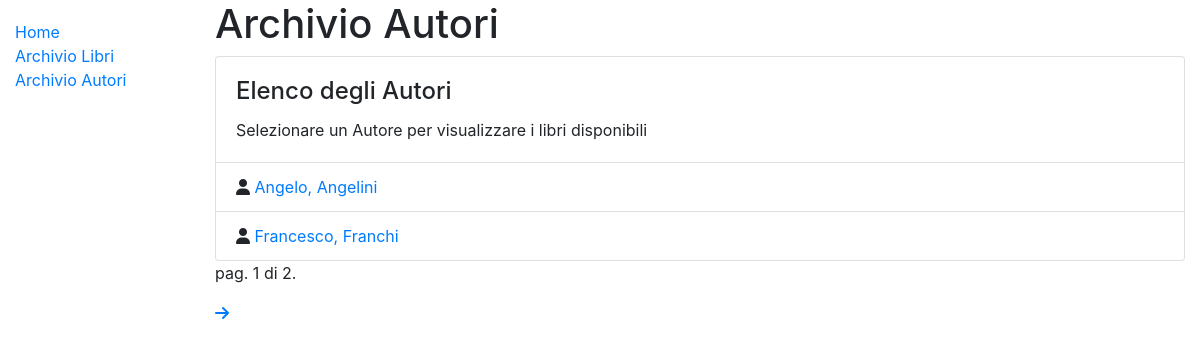
Screenshot of /catalog/authors/ with the database file from the repository.
### catalog/models.py (models this page shows, shortened)
class Author(models.Model):
    first_name = models.CharField(max_length=100)
    last_name = models.CharField(max_length=100)
    date_of_birth = models.DateField(null=True, blank=True)
    date_of_death = models.DateField('Died', null=True, blank=True)
    class Meta:
        ordering = ['last_name', 'first_name']
    def get_absolute_url(self):
        return reverse('author-detail', args=[str(self.id)])

### catalog/views.py (the view)
# urls.py: path('authors/', views.AuthorListView.as_view(), name='authors'),
class AuthorListView(generic.ListView):
    model = Author
    paginate_by = 2

### catalog/templates/catalog/author_list.html
{% extends "base_generic.html" %}
{% block content %}
<h1>Archivio Autori</h1>
{% if author_list %}
<div class="card">
    <div class="card-body">
        <h4 class="card-title">Elenco degli Autori</h4>
        <p class="card-text">Selezionare un Autore per visualizzare i libri disponibili</p>
    </div>
    <ul class="list-group list-group-flush">
        {% for author in author_list %}
        <li class="list-group-item">
            <i class="fas fa-user"></i> <a href="{{author.get_absolute_url}}"> {{ author.first_name }}, {{ author.last_name }} </a>
        </li>
        {% endfor %}
    </ul>
</div>
{% endif %}
{% endblock content %}

### rows the page displays
Author: first_name "Angelo", last_name "Angelini"
Author: first_name "Francesco", last_name "Franchi"

### other values shown
{{ page_obj.number }} "1"
{{ page_obj.paginator.num_pages }} "2"
